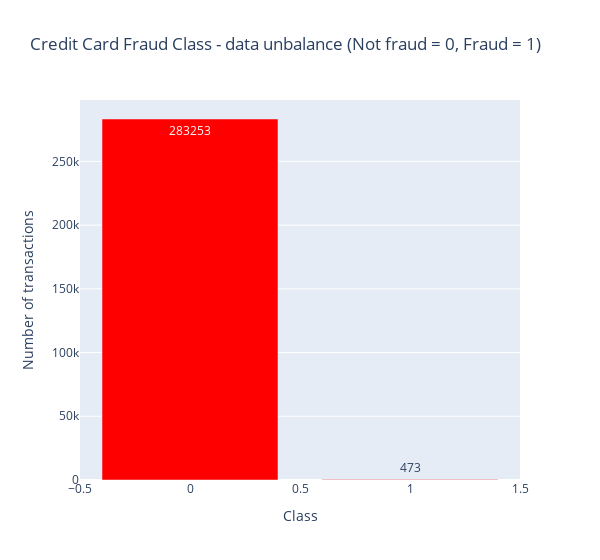

Notebook code cell kept with this figure:
### Markdown cell above
# Bar Graph

### Code cell
temp = data_df["Class"].value_counts()
df = pd.DataFrame({'Class': temp.index,'values': temp.values})

trace = go.Bar(
    x = df['Class'],y = df['values'],
    name="Credit Card Fraud Class - data unbalance (Not fraud = 0, Fraud = 1)",
    marker=dict(color="Red"),
    text=df['values']
)
data = [trace]
layout = dict(title = 'Credit Card Fraud Class - data unbalance (Not fraud = 0, Fraud = 1)',
          xaxis = dict(title = 'Class', showticklabels=True), 
          yaxis = dict(title = 'Number of transactions'),
          hovermode = 'closest',width=600
         )
fig = dict(data=data, layout=layout)
iplot(fig, filename='class')

### Figure 1 — Plotly figure (JSON) as saved in the notebook; plotly's stock layout.template omitted (floating-point values rounded to 4 significant figures)
{"data": [{"marker": {"color": "Red"}, "name": "Credit Card Fraud Class - data unbalance (Not fraud = 0, Fraud = 1)", "text": [283253, 473], "type": "bar", "x": [0, 1], "y": [283253, 473]}], "layout": {"hovermode": "closest", "title": {"text": "Credit Card Fraud Class - data unbalance (Not fraud = 0, Fraud = 1)"}, "width": 600, "xaxis": {"showticklabels": true, "title": {"text": "Class"}}, "yaxis": {"title": {"text": "Number of transactions"}}}}
